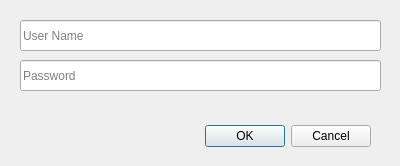
<?xml version="1.0" encoding="UTF-8"?>
<ui version="4.0">
 <class>loginDialog</class>
 <widget class="QDialog" name="loginDialog">
  <property name="geometry">
   <rect>
    <x>0</x>
    <y>0</y>
    <width>400</width>
    <height>166</height>
   </rect>
  </property>
  <property name="windowTitle">
   <string>Dialog</string>
  </property>
  <widget class="QDialogButtonBox" name="buttonBox">
   <property name="geometry">
    <rect>
     <x>30</x>
     <y>120</y>
     <width>341</width>
     <height>32</height>
    </rect>
   </property>
   <property name="orientation">
    <enum>Qt::Horizontal</enum>
   </property>
   <property name="standardButtons">
    <set>QDialogButtonBox::Cancel|QDialogButtonBox::Ok</set>
   </property>
  </widget>
  <widget class="QLineEdit" name="txtUsername">
   <property name="geometry">
    <rect>
     <x>20</x>
     <y>20</y>
     <width>361</width>
     <height>31</height>
    </rect>
   </property>
   <property name="placeholderText">
    <string>User Name</string>
   </property>
  </widget>
  <widget class="QLineEdit" name="txtPassword">
   <property name="geometry">
    <rect>
     <x>20</x>
     <y>60</y>
     <width>361</width>
     <height>31</height>
    </rect>
   </property>
   <property name="echoMode">
    <enum>QLineEdit::Password</enum>
   </property>
   <property name="placeholderText">
    <string>Password</string>
   </property>
  </widget>
 </widget>
 <resources/>
 <connections>
  <connection>
   <sender>buttonBox</sender>
   <signal>accepted()</signal>
   <receiver>loginDialog</receiver>
   <slot>accept()</slot>
   <hints>
    <hint type="sourcelabel">
     <x>248</x>
     <y>254</y>
    </hint>
    <hint type="destinationlabel">
     <x>157</x>
     <y>274</y>
    </hint>
   </hints>
  </connection>
  <connection>
   <sender>buttonBox</sender>
   <signal>rejected()</signal>
   <receiver>loginDialog</receiver>
   <slot>reject()</slot>
   <hints>
    <hint type="sourcelabel">
     <x>316</x>
     <y>260</y>
    </hint>
    <hint type="destinationlabel">
     <x>286</x>
     <y>274</y>
    </hint>
   </hints>
  </connection>
 </connections>
</ui>
